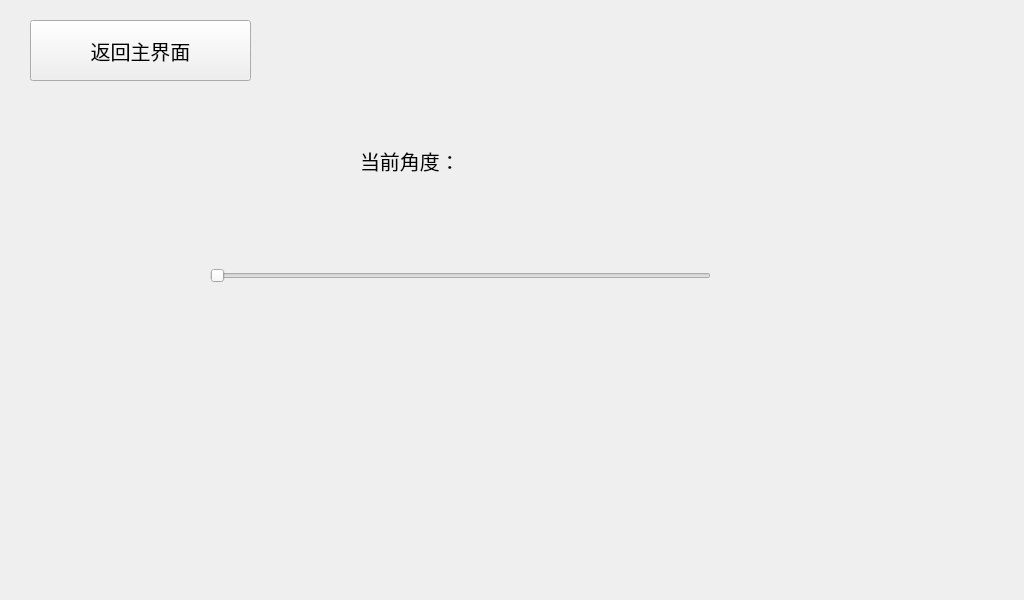
<?xml version="1.0" encoding="UTF-8"?>
<ui version="4.0">
 <class>Page_sg90</class>
 <widget class="QWidget" name="Page_sg90">
  <property name="geometry">
   <rect>
    <x>0</x>
    <y>0</y>
    <width>1024</width>
    <height>600</height>
   </rect>
  </property>
  <property name="windowTitle">
   <string>Form</string>
  </property>
  <widget class="QPushButton" name="sg90_Btn_return">
   <property name="geometry">
    <rect>
     <x>30</x>
     <y>20</y>
     <width>221</width>
     <height>61</height>
    </rect>
   </property>
   <property name="font">
    <font>
     <pointsize>15</pointsize>
    </font>
   </property>
   <property name="text">
    <string>返回主界面</string>
   </property>
   <property name="icon">
    <iconset resource="Btn_Icon.qrc">
     <normaloff>:/Btn_Icon/Icon/return.png</normaloff>:/Btn_Icon/Icon/return.png</iconset>
   </property>
   <property name="iconSize">
    <size>
     <width>40</width>
     <height>40</height>
    </size>
   </property>
  </widget>
  <widget class="QLabel" name="sg90_label">
   <property name="geometry">
    <rect>
     <x>360</x>
     <y>130</y>
     <width>181</width>
     <height>61</height>
    </rect>
   </property>
   <property name="font">
    <font>
     <pointsize>15</pointsize>
    </font>
   </property>
   <property name="text">
    <string>当前角度：</string>
   </property>
  </widget>
  <widget class="QSlider" name="sg90_Slider">
   <property name="geometry">
    <rect>
     <x>210</x>
     <y>240</y>
     <width>501</width>
     <height>71</height>
    </rect>
   </property>
   <property name="orientation">
    <enum>Qt::Horizontal</enum>
   </property>
  </widget>
 </widget>
 <resources>
  <include location="Btn_Icon.qrc"/>
 </resources>
 <connections/>
</ui>
